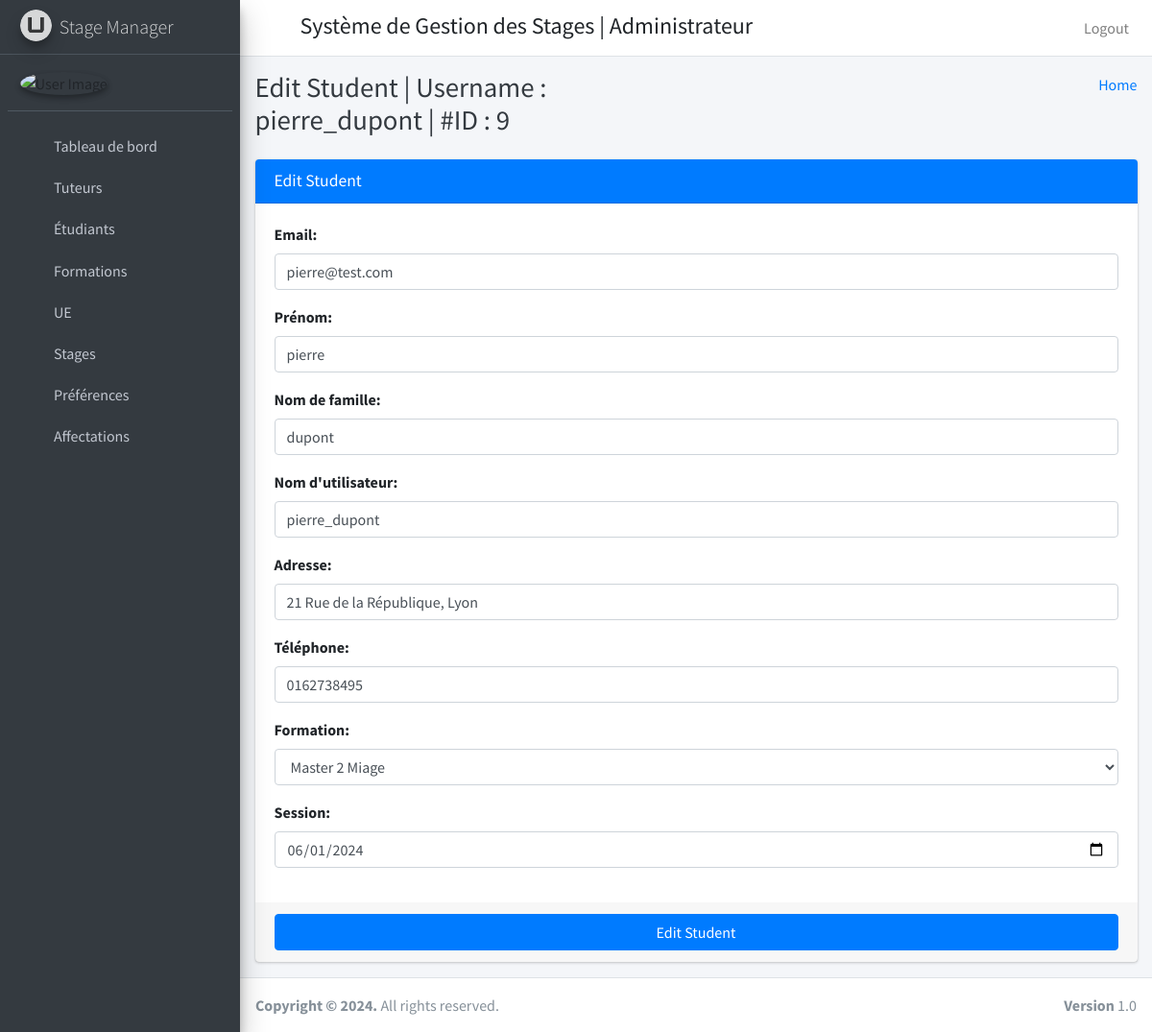
Page /edit_student/9 on the committed database.
### stage_management_app/models.py (models this page shows, shortened)
class CustomUser(AbstractUser):
    user_type_data = ((1, "HOD"), (2, "Staff"), (3, "Student"))
    user_type = models.CharField(default=1, choices=user_type_data, max_length=10)
    groups = models.ManyToManyField(
        'auth.Group',
        verbose_name='groups',
        blank=True,
        help_text='The groups this user belongs to.',
        related_name='customuser_set',  # Change this to a unique related_name
        related_query_name='user',
    )
    user_permissions = models.ManyToManyField(
        'auth.Permission',
        verbose_name='user permissions',
        blank=True,
        help_text='Specific permissions for this user.',
        related_name='customuser_set',  # Change this to a unique related_name
        related_query_name='user',
    )

class Students(models.Model):
    id=models.AutoField(primary_key=True)
    admin=models.OneToOneField(CustomUser,on_delete=models.CASCADE)
    address=models.TextField()
    phone=models.TextField()
    course_id=models.ForeignKey(Courses,on_delete=models.DO_NOTHING)
    session=models.DateField()
    created_at=models.DateTimeField(auto_now_add=True)
    updated_at=models.DateTimeField(auto_now_add=True)
    objects = models.Manager()

### stage_management_app/HodViews.py (the view)
# urls.py: path('edit_student/<int:student_id>', HodViews.edit_student,name="edit_student"),
def edit_student(request,student_id):
    request.session['student_id']=student_id
    student=Students.objects.get(admin=student_id)
    form=EditStudentForm()
    form.fields['email'].initial=student.admin.email
    form.fields['first_name'].initial=student.admin.first_name
    form.fields['last_name'].initial=student.admin.last_name
    form.fields['username'].initial=student.admin.username
    form.fields['address'].initial=student.address
    form.fields['phone'].initial=student.phone
    form.fields['course'].initial=student.course_id.id
    form.fields['session'].initial=student.session
    return render(request,"hod_template/edit_student_template.html",{"form":form,"id":student_id,"username":student.admin.username})

### stage_management_app/forms.py
class EditStudentForm(forms.Form):
    email = forms.EmailField(label="Email", max_length=50, widget=forms.EmailInput(attrs={"class": "form-control"}))
    first_name = forms.CharField(label="Prénom", max_length=50, widget=forms.TextInput(attrs={"class": "form-control"}))
    last_name = forms.CharField(label="Nom de famille", max_length=50, widget=forms.TextInput(attrs={"class": "form-control"}))
    username = forms.CharField(label="Nom d'utilisateur", max_length=50, widget=forms.TextInput(attrs={"class": "form-control"}))
    address = forms.CharField(label="Adresse", max_length=50, widget=forms.TextInput(attrs={"class": "form-control"}))
    phone = forms.CharField(label="Téléphone", max_length=20, widget=forms.TextInput(attrs={"class": "form-control"}))
    courses = Courses.objects.all()
    course_list = [(course.id, course.course_name) for course in courses]
    course = forms.ChoiceField(label="Formation", choices=course_list, widget=forms.Select(attrs={"class": "form-control"}))
    session = forms.DateField(label="Session", widget=DateInput(attrs={"class": "form-control"}))

### stage_management_app/templates/hod_template/edit_student_template.html
{% extends 'hod_template/base_template.html' %}
{% block page_title %}
Edit Student |  Username : {{ username }} | #ID : {{ id }}
{% endblock page_title %}
{% block main_content %}
    <section class="content">
      <div class="container-fluid">
          <div class="row">
              <div class="col-md-12">
            <div class="card card-primary">
              <div class="card-header">
                <h3 class="card-title">Edit Student</h3>
              </div>
                {% url 'edit_student_save' as action_path %}
                {% include 'hod_template/form_template.html' with messages=messages form=form action_path=action_path button_text="Edit Student" %}
          </div>
          </div>
      </div>
    </section>
{% endblock main_content %}

### stage_management_app/templates/hod_template/form_template.html (shortened to what this page needs)
 <form role="form" action="{{ action_path }}" method="post" enctype="multipart/form-data">
                <div class="card-body">
                    {% for field in form %}
                  <div class="form-group">
                      {{ field.label_tag }}
                      {{ field }}
                  </div>
                    {% endfor %}
                </div>
                <div class="card-footer">
                  <button type="submit" class="btn btn-primary btn-block">{{ button_text }}</button>
                </div>
              </form>

### rows in the picture
CustomUser: username "pierre_dupont", form "pierre@test.com" "pierre" "dupont" "pierre_dupont"
Students: form "21 Rue de la République, Lyon" "0162738495" "06/01/2024"

### other values in the picture
{{ id }} "9"
{{ field.label_tag }} "Email:" "Prénom:" "Nom de famille:" "Nom d'utilisateur:" "Adresse:" "Téléphone:" "Formation:" "Session:"
{{ button_text }} "Edit Student"
